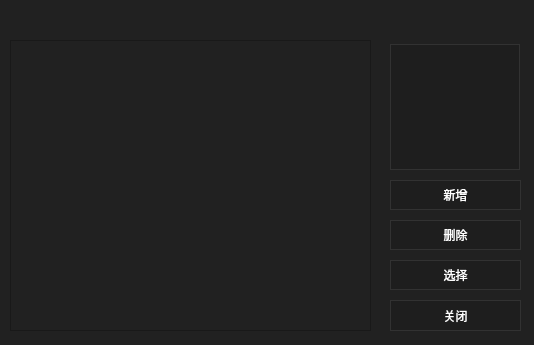
<?xml version="1.0" encoding="UTF-8"?>
<ui version="4.0">
 <class>ImagesManage</class>
 <widget class="QWidget" name="ImagesManage">
  <property name="geometry">
   <rect>
    <x>0</x>
    <y>0</y>
    <width>534</width>
    <height>345</height>
   </rect>
  </property>
  <property name="windowTitle">
   <string>Form</string>
  </property>
  <property name="styleSheet">
   <string notr="true">background-color: rgb(33, 33, 33);</string>
  </property>
  <widget class="QListWidget" name="listWidget">
   <property name="geometry">
    <rect>
     <x>10</x>
     <y>40</y>
     <width>361</width>
     <height>291</height>
    </rect>
   </property>
   <property name="font">
    <font>
     <pointsize>7</pointsize>
    </font>
   </property>
   <property name="focusPolicy">
    <enum>Qt::NoFocus</enum>
   </property>
   <property name="styleSheet">
    <string notr="true">
QListWidget
{
	background-color: rgb(33, 33, 33);
	color: rgb(180, 180, 180);
}
/**列表项*/
QListWidget::item
{
    color:rgb(200,200,200);
    border:0px solid gray;
}
/**列表项扫过*/
QListWidget::item:hover
{
    color:rgb(210,210,210);
	background-color: rgb(50, 50, 50);
}
/**列表项选中*/
QListWidget::item::selected:active
{ 
    color:rgb(255,200,0);
	background-color: rgb(50, 50, 50);
}
QListWidget::item:selected
{
    color:rgb(255,200,0);
	background-color: rgb(50, 50, 50);
}
</string>
   </property>
   <property name="dragDropMode">
    <enum>QAbstractItemView::NoDragDrop</enum>
   </property>
   <property name="viewMode">
    <enum>QListView::IconMode</enum>
   </property>
   <property name="modelColumn">
    <number>0</number>
   </property>
   <property name="currentRow">
    <number>-1</number>
   </property>
   <property name="sortingEnabled">
    <bool>false</bool>
   </property>
  </widget>
  <widget class="QPushButton" name="bn_image">
   <property name="geometry">
    <rect>
     <x>390</x>
     <y>40</y>
     <width>130</width>
     <height>130</height>
    </rect>
   </property>
   <property name="sizePolicy">
    <sizepolicy hsizetype="Fixed" vsizetype="Fixed">
     <horstretch>0</horstretch>
     <verstretch>0</verstretch>
    </sizepolicy>
   </property>
   <property name="minimumSize">
    <size>
     <width>130</width>
     <height>130</height>
    </size>
   </property>
   <property name="styleSheet">
    <string notr="true">QPushButton{
	color: rgb(255, 255, 255);
	background-color: rgb(30, 30, 30);
	border:1px solid rgb(50,50,50);
	margin:4px 0px 0px 0px
}
QPushButton:hover{

	border:1px solid rgb(255,200,0);
	color: rgb(255, 255, 255);
}
QPushButton:pressed{
	background-color: rgb(255, 200, 0);
	color: rgb(30, 30, 30);
}</string>
   </property>
   <property name="text">
    <string/>
   </property>
  </widget>
  <widget class="QPushButton" name="bn_add">
   <property name="geometry">
    <rect>
     <x>390</x>
     <y>180</y>
     <width>131</width>
     <height>30</height>
    </rect>
   </property>
   <property name="styleSheet">
    <string notr="true">QPushButton{
	color: rgb(255, 255, 255);
	background-color: rgb(30, 30, 30);
	border:1px solid rgb(50,50,50);
}
QPushButton:hover{

	border:1px solid rgb(255,200,0);
	color: rgb(255, 255, 255);
}
QPushButton:pressed{
	background-color: rgb(255, 200, 0);
	color: rgb(30, 30, 30);
}

QPushButton:!enabled{
	color: rgb(100, 100, 100)
}</string>
   </property>
   <property name="text">
    <string>新增</string>
   </property>
  </widget>
  <widget class="QPushButton" name="bn_close">
   <property name="geometry">
    <rect>
     <x>390</x>
     <y>300</y>
     <width>131</width>
     <height>31</height>
    </rect>
   </property>
   <property name="styleSheet">
    <string notr="true">QPushButton{
	color: rgb(255, 255, 255);
	background-color: rgb(30, 30, 30);
	border:1px solid rgb(50,50,50);
}
QPushButton:hover{

	border:1px solid rgb(255,200,0);
	color: rgb(255, 255, 255);
}
QPushButton:pressed{
	background-color: rgb(255, 200, 0);
	color: rgb(30, 30, 30);
}

QPushButton:!enabled{
	color: rgb(100, 100, 100)
}</string>
   </property>
   <property name="text">
    <string>关闭</string>
   </property>
  </widget>
  <widget class="QPushButton" name="bn_choose">
   <property name="geometry">
    <rect>
     <x>390</x>
     <y>260</y>
     <width>131</width>
     <height>30</height>
    </rect>
   </property>
   <property name="styleSheet">
    <string notr="true">QPushButton{
	color: rgb(255, 255, 255);
	background-color: rgb(30, 30, 30);
	border:1px solid rgb(50,50,50);
}
QPushButton:hover{

	border:1px solid rgb(255,200,0);
	color: rgb(255, 255, 255);
}
QPushButton:pressed{
	background-color: rgb(255, 200, 0);
	color: rgb(30, 30, 30);
}

QPushButton:!enabled{
	color: rgb(100, 100, 100)
}</string>
   </property>
   <property name="text">
    <string>选择</string>
   </property>
  </widget>
  <widget class="QPushButton" name="bn_delete">
   <property name="geometry">
    <rect>
     <x>390</x>
     <y>220</y>
     <width>131</width>
     <height>30</height>
    </rect>
   </property>
   <property name="styleSheet">
    <string notr="true">QPushButton{
	color: rgb(255, 255, 255);
	background-color: rgb(30, 30, 30);
	border:1px solid rgb(50,50,50);
}
QPushButton:hover{

	border:1px solid rgb(255,200,0);
	color: rgb(255, 255, 255);
}
QPushButton:pressed{
	background-color: rgb(255, 200, 0);
	color: rgb(30, 30, 30);
}

QPushButton:!enabled{
	color: rgb(100, 100, 100)
}</string>
   </property>
   <property name="text">
    <string>删除</string>
   </property>
  </widget>
 </widget>
 <resources/>
 <connections/>
</ui>
